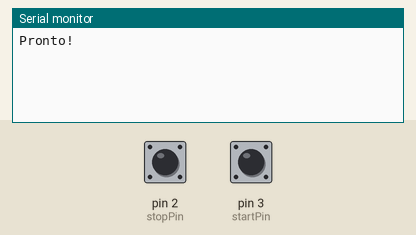
Simulated run of this sketch. Board: Arduino Uno, built with avr-gcc and run on an emulated ATmega328P. On the bench: the last lines printed to the serial monitor. Inputs (shaded band) come from the test bench; at power-on: pin 3 (startPin) LOW, pin 2 (stopPin) LOW.

Above: at 1.2 s.
1.3 s: pin 3 (startPin) pulled HIGH for 0.15 s
At 2.3 s:
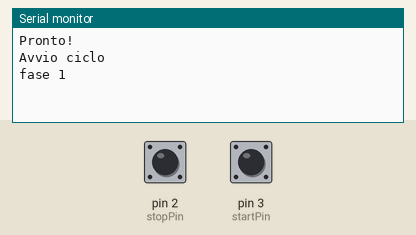
2.9 s: pin 2 (stopPin) pulled HIGH for 0.15 s
At 3.4 s:
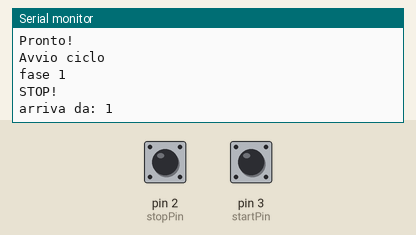
4.5 s: pin 2 (stopPin) pulled HIGH for 1 s
At 5.5 s:
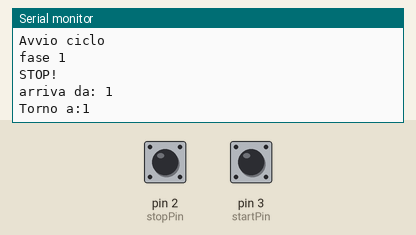

The sketch:

stati_con_interrupt.ino
```cpp
const byte stopPin = 2;
const byte startPin = 3;

volatile byte stato = 0;
volatile byte stato_di_provenienza = 0;
volatile unsigned long tempo_trascorso = 0;

unsigned long t1, dt;

void setup() {
  Serial.begin(9600);
  pinMode(stopPin, INPUT);
  pinMode(startPin, INPUT);

  attachInterrupt(digitalPinToInterrupt(stopPin), stopCiclo, RISING);

  Serial.println("Pronto!");
}

void loop() {
  switch(stato){
    case 0:
      //attende avvio
      attende();
      break;
    case 1:
      //prima fase di lavorazione
      fase1();
      break;
    case 2:
      //seconda fase di lavorazione
      fase2();
      break;
    case 99:
      //stop di emergenza premuto
      stopfase();
      break;
  }
}

void attende() {
  if (digitalRead(startPin)){
    Serial.println("Avvio ciclo\nfase 1");
    stato = 1;
    delay(300);
    t1 = millis();
    //attivo relè...
  }
}

void fase1() {
  dt = millis() - t1;
  if (dt > 3000) {
    //
    stato = 2;
    Serial.println("fase 2");
    t1 = millis();
  }
}

void fase2() {
  dt = millis() - t1;
  if (dt > 3000) {
    //
    stato = 0;
    Serial.println("fine");
    t1 = millis();
  }
}

void stopCiclo() {
  if ((stato != 0) && (stato != 99)) {
    stato_di_provenienza = stato;
    tempo_trascorso = dt;
    stato = 99;
  }
}

bool primo_ingresso = true;

void stopfase() {
  if (primo_ingresso) {
    Serial.println("STOP!");
    Serial.print("arriva da: ");
    Serial.println(stato_di_provenienza);
    primo_ingresso = false;
    delay(300);
  }

  if (digitalRead(stopPin)) {
    stato = stato_di_provenienza;
    t1 = millis() - tempo_trascorso;
    primo_ingresso = true;
    Serial.print("Torno a:");
    Serial.println(stato_di_provenienza);
    delay(300);
  }

}
```

Measured:
- after the input at 1.3 s, the serial monitor: prints a new line at once (image 1)
- after the input at 2.9 s, the serial monitor: prints a new line at once (image 2)
- after the input at 4.5 s, the serial monitor: prints a new line at once (image 3)
